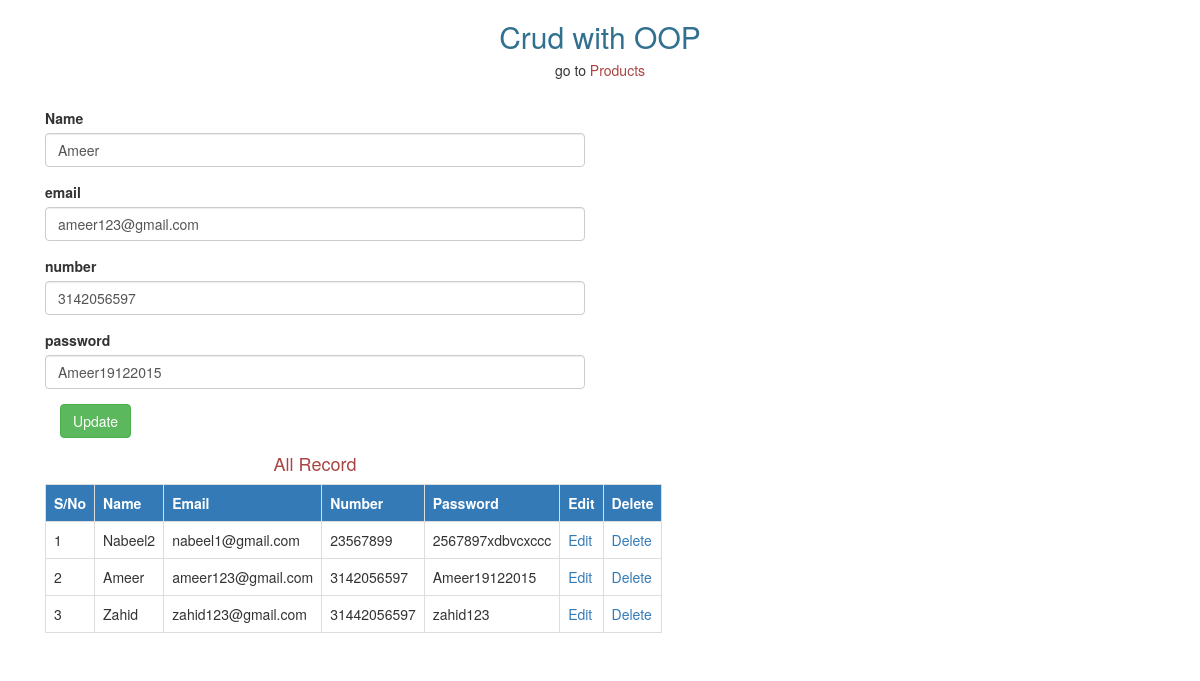
Screenshot of /crud/Insert.php?Edit=2 with the database file from the repository.
### tables this page shows
CREATE TABLE `users` (
  `id` int(11) NOT NULL,
  `name` varchar(100) NOT NULL,
  `email` varchar(100) NOT NULL,
  `number` varchar(50) NOT NULL,
  `password` varchar(255) NOT NULL
);

### crud/database.php (called while the page is built, shortened)
<?php
class db{
	public $servername = "localhost";
	public $username = "root";
	public $password = "";
	public $dbname = "crud_oop";
	function __construct(){
		$this->connect = new mysqli($this->servername,$this->username,$this->password,$this->dbname);
		if($this->connect->connect_error){
			echo "Connection Error";
		}else {
			return $this->connect;
		}
	}
}
class database extends db{
	function view($condition,$table,$wherefelid,$orderby){
		$select = "select $condition from $table $wherefelid $orderby";
		$runn = $this->connect->query($select);
		while($row = $runn->fetch_assoc()){
			$data[] = $row;
		}
		return $data;
	}
	function view_by_id($condition,$table,$id){
	$select = "select $condition from $table where id='$id'";
	$run = $this->connect->query($select);
	if($run->num_rows == 1){
		$row = $run->fetch_assoc();
		return $row;
	}
}
}
?>

### crud/Insert.php (the view, shortened to what this page needs)
<!doctype html>
<?php require_once "database.php";
$obj = new database();
?>
<html>
<head>
<link rel="stylesheet" href="https://maxcdn.bootstrapcdn.com/bootstrap/3.4.1/css/bootstrap.min.css">
</head>
<body>
	<h2 class="text-center text-info">Crud with OOP</h2>
	 <h5 class="text-center">go to  <a href="product.php" class="text-danger "> Products </a></h5>
	<br>
	<div class="container">
		<div class="col-lg-6">
			<?php if(isset($_GET['msg']) AND $_GET['msg'] == "success")
			if(isset($_GET['Edit'])){
				$get_id = $_GET['Edit'];
				$view = $obj->view_by_id('*','users',$get_id);
			?>
			<form method="post" >
			<div class="form-group">
			<label>Name</label>
				<input type="text" name="name" value="<?php echo $view['name']; ?>" class="form-control" />
			</div>
			<div class="form-group">
			<label>email</label>
				<input type="text" name="email" value="<?php echo $view['email']; ?>"  class="form-control" />
			</div>
			<div class="form-group">
			<label>number</label>
				<input type="text" name="number" value="<?php echo $view['number']; ?>"  class="form-control" />
			</div>
			<div class="form-group">
			<label>password</label>
				<input type="text" name="password" value="<?php echo $view['password']; ?>"  class="form-control" />
			</div>
			<div class="col-lg-2">
				<input type="submit" name="ubtn" value="Update" class="btn btn-success" />
			</div>
		</form>
			<?php } ?>
		<br>
		<br>
		<h4 class="text-center text-danger">All Record</h4>
		<table class="table table-bordered">
		<tr class="bg-primary text-center">
			<th>S/No</th>
			<th>Name</th>
			<th>Email</th>
			<th>Number</th>
			<th>Password</th>
			<th>Edit</th>
			<th>Delete</th>
			</tr>
			<?php
			$data = $obj->view('*','users','','ORDER BY id DESC');
			$sno =1;
			foreach($data as $value){ ?>
			<tr>
				<td><?php echo $sno++ ?></td>
			<td><?php echo $value['name']; ?></td>
			<td><?php echo $value['email']; ?></td>
			<td><?php echo $value['number']; ?></td>
			<td><?php echo $value['password']; ?></td>
			<td> <a href="Insert.php?Edit=<?php echo $value['id']; ?>">Edit</a> </td>
			<td> <a href="Insert.php?Delete=<?php echo $value['id']; ?>">Delete</a> </td>
			</tr>
			<?php } ?>
		</table>
	</div>
	</div>
</body>
</html>

### rows the page displays
users: name "Ameer", email "ameer123@gmail.com", number "3142056597", password "Ameer19122015"
users: name "Nabeel2", email "nabeel1@gmail.com", number "23567899", password "2567897xdbvcxccc"
users: name "Zahid", email "zahid123@gmail.com", number "31442056597", password "zahid123"
